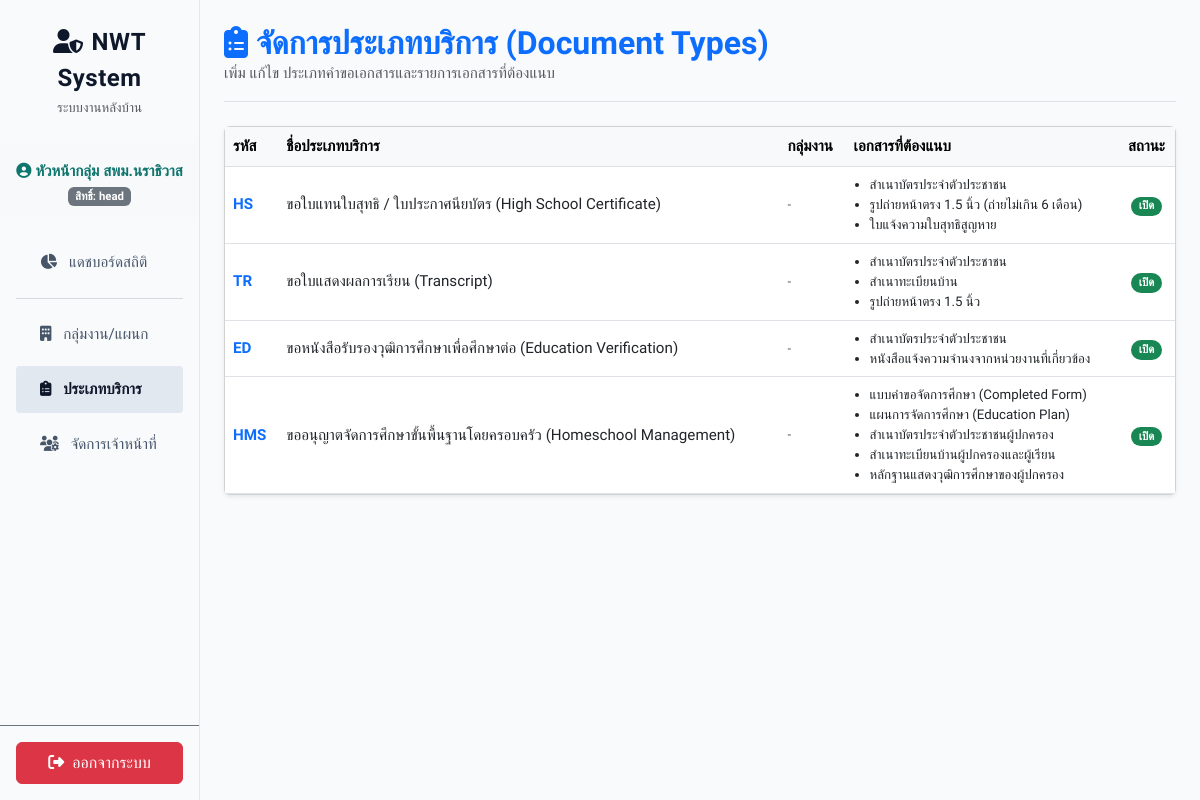
The page /admin/services (signed in) on the database its author committed.
### tables this page shows
CREATE TABLE IF NOT EXISTS `request_types` (
    `id`            INT AUTO_INCREMENT PRIMARY KEY,
    `code`          VARCHAR(10)  NOT NULL UNIQUE,
    `name_th`       VARCHAR(255) NOT NULL,
    `description`   TEXT         NULL,
    `doc_checklist` JSON         NOT NULL,
    `department_id` INT          NULL,
    `active`        TINYINT(1)   DEFAULT 1,
    `sort_order`    INT          DEFAULT 0,
    CONSTRAINT `fk_request_types_department` FOREIGN KEY (`department_id`) REFERENCES `departments` (`id`) ON DELETE SET NULL
);

### public_html/controllers/ServiceController.php (called while the page is built, shortened)
<?php
class ServiceController {
    public function index() {
        try {
            $db = Database::getConnection();
            $result = $db->query("
                SELECT rt.*, d.name_th AS department_name
                FROM request_types rt
                LEFT JOIN departments d ON rt.department_id = d.id
                ORDER BY rt.sort_order ASC, rt.id ASC
            ");
            $services = [];
            while ($row = $result->fetch_assoc()) {
                $row['doc_checklist'] = json_decode($row['doc_checklist'], true);
                $services[] = $row;
            }
            include dirname(__DIR__) . '/views/admin/services.php';
        } catch (Exception $e) {
            http_response_code(500);
            throw new Exception("เกิดข้อผิดพลาดในการโหลดประเภทบริการ: " . $e->getMessage());
        }
    }
}

### public_html/middleware/AuthMiddleware.php (called while the page is built, shortened)
<?php
class AuthMiddleware {
    public static function hasPermission($permissionCode) {
        $permissions = $_SESSION['officer_permissions'] ?? [];
        return in_array($permissionCode, $permissions);
    }
}

### public_html/views/admin/services.php (the view, shortened to what this page needs)
<!DOCTYPE html>
<html lang="th">
<head>
    <link href="https://cdn.jsdelivr.net/npm/bootstrap@5.3.0/dist/css/bootstrap.min.css" rel="stylesheet">
    <link href="https://cdnjs.cloudflare.com/ajax/libs/font-awesome/6.4.0/css/all.min.css" rel="stylesheet">
    <link href="<?= \App\Config\Config::SITE_URL ?>/assets/css/style.css" rel="stylesheet">
</head>
<body>
    <div class="container-fluid">
        <div class="row">
            <div class="col-md-3 col-lg-2 px-0 admin-sidebar d-flex flex-column">
                <div class="p-4 border-bottom border-light text-center">
                    <span class="fs-4 brand-text d-block fw-bold"><i class="fa-solid fa-user-shield me-2"></i>NWT System</span>
                    <span class="text-muted small">ระบบงานหลังบ้าน</span>
                </div>
                <div class="p-3 text-dark border-bottom border-light bg-light text-center">
                    <div class="fw-bold text-dark-green"><i class="fa-solid fa-circle-user me-1"></i><?= esc($_SESSION['officer_name']) ?></div>
                    <span class="badge bg-secondary small mt-1">สิทธิ์: <?= esc($_SESSION['officer_role']) ?></span>
                </div>
                <div class="p-3 flex-grow-1">
                    <nav class="nav flex-column gap-2">
                        <a href="<?= \App\Config\Config::SITE_URL ?>/admin/dashboard" class="admin-sidebar-link"><i class="fa-solid fa-chart-pie me-2"></i> แดชบอร์ดสถิติ</a>
                        <hr class="my-1 border-secondary opacity-25">
                        <?php if (AuthMiddleware::hasPermission('departments.view')): ?>
                        <a href="<?= \App\Config\Config::SITE_URL ?>/admin/departments" class="admin-sidebar-link"><i class="fa-solid fa-building me-2"></i> กลุ่มงาน/แผนก</a>
                        <?php endif; ?>
                        <a href="<?= \App\Config\Config::SITE_URL ?>/admin/services" class="admin-sidebar-link active"><i class="fa-solid fa-clipboard-list me-2"></i> ประเภทบริการ</a>
                        <?php if (AuthMiddleware::hasPermission('officers.view')): ?>
                        <a href="<?= \App\Config\Config::SITE_URL ?>/admin/officers" class="admin-sidebar-link"><i class="fa-solid fa-users-gear me-2"></i> จัดการเจ้าหน้าที่</a>
                        <?php endif; ?>
                    </nav>
                </div>
                <div class="p-3 border-top border-secondary">
                    <a href="<?= \App\Config\Config::SITE_URL ?>/admin/logout" class="btn btn-danger w-100 py-2"><i class="fa-solid fa-right-from-bracket me-2"></i>ออกจากระบบ</a>
                </div>
            </div>
            <div class="col-md-9 col-lg-10 py-4 px-md-4">
                <div class="d-flex justify-content-between align-items-center mb-4 border-bottom pb-3">
                    <div>
                        <h2 class="fw-bold mb-0 text-primary"><i class="fa-solid fa-clipboard-list me-2"></i>จัดการประเภทบริการ (Document Types)</h2>
                        <p class="text-muted mb-0">เพิ่ม แก้ไข ประเภทคำขอเอกสารและรายการเอกสารที่ต้องแนบ</p>
                    </div>
                </div>
                <div class="card shadow-sm">
                    <div class="card-body p-0">
                        <div class="table-responsive">
                            <table class="table table-hover align-middle mb-0">
                                <thead class="table-light text-secondary">
                                    <tr>
                                        <th>รหัส</th>
                                        <th>ชื่อประเภทบริการ</th>
                                        <th>กลุ่มงาน</th>
                                        <th>เอกสารที่ต้องแนบ</th>
                                        <th class="text-center">สถานะ</th>
                                    </tr>
                                </thead>
                                <tbody>
                                    <?php if (!empty($services)): ?>
                                        <?php foreach ($services as $svc): ?>
                                        <tr>
                                            <td><strong class="text-primary"><?= esc($svc['code']) ?></strong></td>
                                            <td><?= esc($svc['name_th']) ?></td>
                                            <td class="small text-muted"><?= esc($svc['department_name'] ?? '-') ?></td>
                                            <td>
                                                <?php if (!empty($svc['doc_checklist'])): ?>
                                                <ul class="mb-0 ps-3 small">
                                                    <?php foreach ($svc['doc_checklist'] as $doc): ?>
                                                    <li><?= esc($doc) ?></li>
                                                    <?php endforeach; ?>
                                                </ul>
                                                <?php endif; ?>
                                            </td>
                                            <td class="text-center">
                                                <?php if ($svc['active']): ?>
                                                    <span class="badge bg-success rounded-pill">เปิด</span>
                                                <?php else: ?>
                                                    <span class="badge bg-secondary rounded-pill">ปิด</span>
                                                <?php endif; ?>
                                            </td>
                                        </tr>
                                        <?php endforeach; ?>
                                    <?php else: ?>
                                        <tr><td colspan="6" class="text-center py-5 text-muted">ยังไม่มีประเภทบริการ</td></tr>
                                    <?php endif; ?>
                                </tbody>
                            </table>
                        </div>
                    </div>
                </div>
            </div>
        </div>
    </div>
</body>
</html>

### public_html/assets/css/style.css (style rules this page uses)
:root { --primary: #0f766e; --primary-light: #14b8a6; --primary-dark: #115e59; --secondary: #f59e0b; --success: #10b981; --danger: #ef4444; --warning: #f59e0b; --info: #0ea5e9; --bg-light: #f8fafc; --bg-card: #ffffff; --text-main: #1e293b; --text-muted: #64748b; --border-color: #e2e8f0; --radius-sm: 8px; --radius-md: 12px; --radius-lg: 20px; --shadow-sm: 0 1px 3px 0 rgb(0 0 0 / 0.05); --shadow-md: 0 4px 6px -1px rgb(0 0 0 / 0.05), 0 2px 4px -2px rgb(0 0 0 / 0.05); --shadow-lg: 0 10px 25px -5px rgb(0 0 0 / 0.05), 0 8px 10px -6px rgb(0 0 0 / 0.05); }
body { font-family: 'Sarabun', 'Outfit', sans-serif; background-color: var(--bg-light); color: var(--text-main); overflow-x: hidden; font-size: 0.95rem; }
.brand-text { font-weight: 700; letter-spacing: 0.5px; color: #0f172a !important; }
.admin-sidebar { background-color: #f8fafc; color: #1e293b; min-height: auto; box-shadow: none; border-right: none; border-bottom: 1px solid var(--border-color); }
@media (min-width: 768px) { .admin-sidebar { min-height: 100vh; border-right: 1px solid var(--border-color); border-bottom: none; } }
.admin-sidebar-link { color: #475569; display: block; padding: 0.75rem 1.5rem; text-decoration: none; transition: all 0.2s ease; border-radius: 4px; }
.admin-sidebar-link:hover, .admin-sidebar-link.active { background-color: #e2e8f0; color: #0f172a; font-weight: 600; }
.text-dark-green { color: var(--primary); }

### rows shown on the page
request_types: code "HS", name_th "ขอใบแทนใบสุทธิ / ใบประกาศนียบัตร (High School Certificate)", department_name "-", doc "สำเนาบัตรประจำตัวประชาชน", doc "รูปถ่ายหน้าตรง 1.5 นิ้ว (ถ่ายไม่เกิน 6 เดือน)", doc "ใบแจ้งความใบสุทธิสูญหาย", active "เปิด"
request_types: code "TR", name_th "ขอใบแสดงผลการเรียน (Transcript)", department_name "-", doc "สำเนาบัตรประจำตัวประชาชน", doc "สำเนาทะเบียนบ้าน", doc "รูปถ่ายหน้าตรง 1.5 นิ้ว", active "เปิด"
request_types: code "ED", name_th "ขอหนังสือรับรองวุฒิการศึกษาเพื่อศึกษาต่อ (Education Verification)", department_name "-", doc "สำเนาบัตรประจำตัวประชาชน", doc "หนังสือแจ้งความจำนงจากหน่วยงานที่เกี่ยวข้อง", active "เปิด"
request_types: code "HMS", name_th "ขออนุญาตจัดการศึกษาขั้นพื้นฐานโดยครอบครัว (Homeschool Management)", department_name "-", doc "แบบคำขอจัดการศึกษา (Completed Form)", doc "แผนการจัดการศึกษา (Education Plan)", doc "สำเนาบัตรประจำตัวประชาชนผู้ปกครอง", doc "สำเนาทะเบียนบ้านผู้ปกครองและผู้เรียน", doc "หลักฐานแสดงวุฒิการศึกษาของผู้ปกครอง", active "เปิด"

### other values the page prints
$_SESSION['officer_name'] "หัวหน้ากลุ่ม สพม.นราธิวาส"
$_SESSION['officer_role'] "head"
